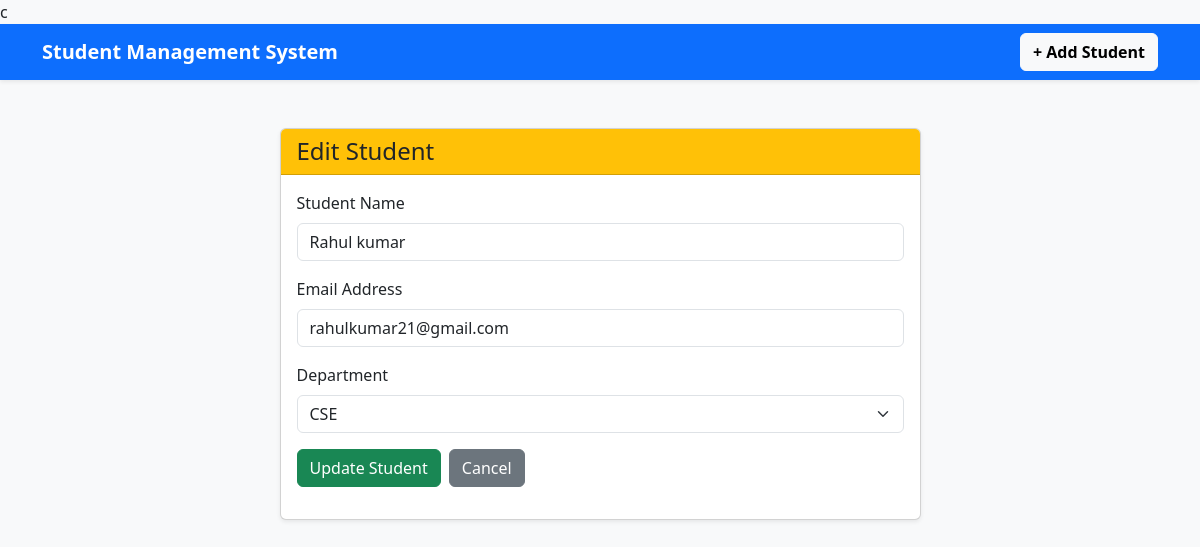
The page /edit/3 on the database its author committed.
### tables this page shows
CREATE TABLE students (
            id INTEGER PRIMARY KEY AUTOINCREMENT,
            name TEXT NOT NULL,
            email TEXT NOT NULL,
            department TEXT NOT NULL
        );

### app.py (the view, shortened to what this page needs)
@app.route("/edit/<int:student_id>", methods=["GET", "POST"])
def edit_student(student_id):
    connection = get_db_connection()
    student = connection.execute(
        "SELECT * FROM students WHERE id = ?",
        (student_id,)
    ).fetchone()
    connection.close()
    return render_template(
        "edit_student.html",
        student=student
    )

### app.py (called while the page is built)
def get_db_connection():
    connection = sqlite3.connect(DATABASE)
    connection.row_factory = sqlite3.Row
    return connection

### templates/edit_student.html (shortened to what this page needs)
{% extends "base.html" %}
{% block content %}
<div class="row justify-content-center">
    <div class="col-md-7">
        <div class="card shadow-sm">
            <div class="card-header bg-warning">
                <h4 class="mb-0">Edit Student</h4>
            </div>
            <div class="card-body">
                <form method="POST">
                    <div class="mb-3">
                        <label class="form-label">
                            Student Name
                        </label>
                        <input
                            type="text"
                            name="name"
                            class="form-control"
                            value="{{ student['name'] }}"
                            required
                        >
                    </div>
                    <div class="mb-3">
                        <label class="form-label">
                            Email Address
                        </label>
                        <input
                            type="email"
                            name="email"
                            class="form-control"
                            value="{{ student['email'] }}"
                            required
                        >
                    </div>
                    <div class="mb-3">
                        <label class="form-label">
                            Department
                        </label>
                        <select
                            name="department"
                            class="form-select"
                            required
                        >
                            <option value="CSE"
                                {% if student['department'] == 'CSE' %}
                                selected
                                {% endif %}>
                                CSE
                            </option>
                        </select>
                    </div>
                    <div class="d-flex gap-2">
                        <button
                            type="submit"
                            class="btn btn-success"
                        >
                            Update Student
                        </button>
                        <a
                            href="/"
                            class="btn btn-secondary"
                        >
                            Cancel
                        </a>
                    </div>
                </form>
            </div>
        </div>
    </div>
</div>
{% endblock %}

### rows shown on the page
students: name "Rahul kumar", email "rahulkumar21@gmail.com", department "CSE"
